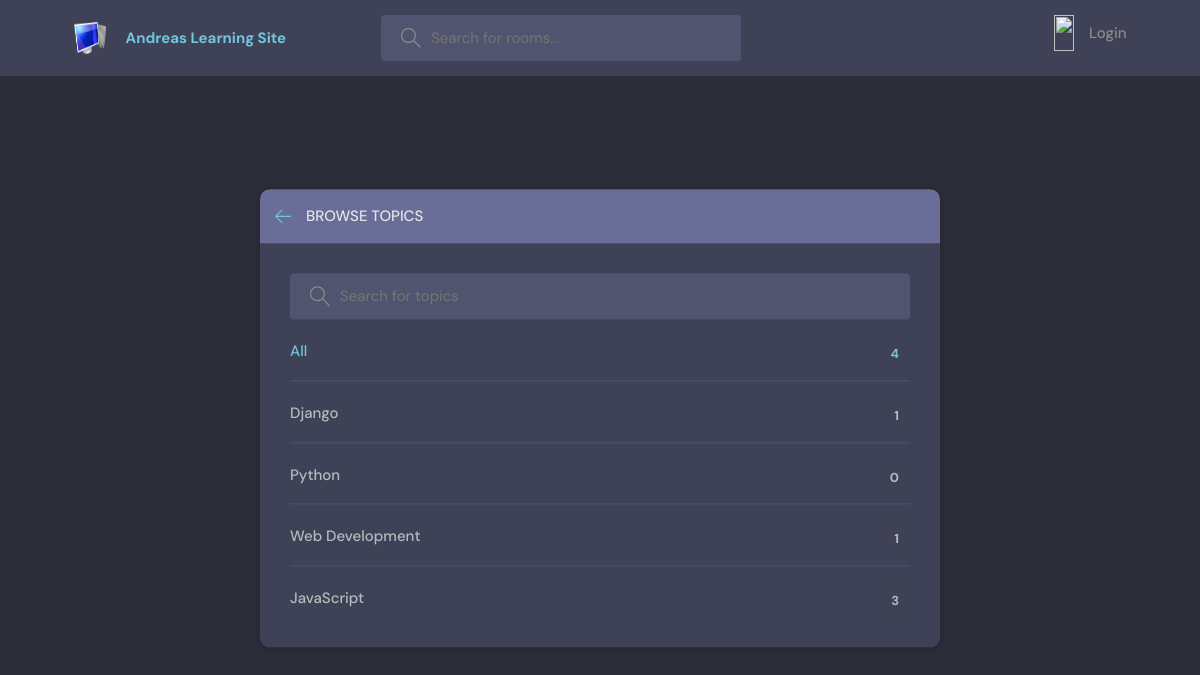
The app's page /topics-page/, older data.
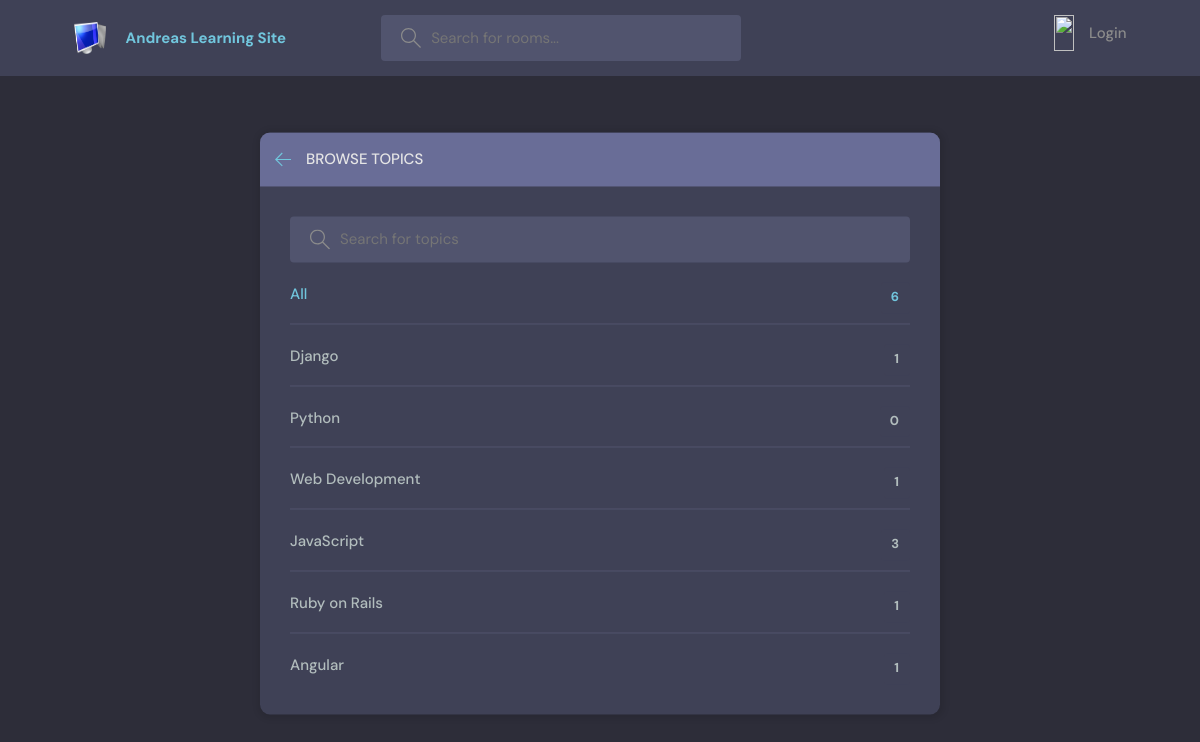
The same page, newer data.
### base/models.py (models this page shows, shortened)
class Topic(models.Model):
    name = models.CharField(max_length =150)

### base/views.py (the view)
# urls.py: path( 'topics-page/', views.topicsPage, name="topics-page"),
def topicsPage(request):
    q = request.GET.get('q') if request.GET.get('q') != None else ''
    topics = Topic.objects.filter(name__icontains=q)
    return render(request,"topic_page.html",{"topics":topics})

### Templates/topic_page.html (shortened to what this page needs)
{% include "main.html" %}
{% block content %}
    <main class="create-room layout">
      <div class="container">
        <div class="layout__box">
          <div class="layout__boxHeader">
            <div class="layout__boxTitle">
              <a href="{% url 'home' %}">
                <svg version="1.1" xmlns="http://www.w3.org/2000/svg" width="32" height="32" viewBox="0 0 32 32">
                  <title>arrow-left</title>
                  <path
                    d="M13.723 2.286l-13.723 13.714 13.719 13.714 1.616-1.611-10.96-10.96h27.625v-2.286h-27.625l10.965-10.965-1.616-1.607z"
                  ></path>
                </svg>
              </a>
              <h3>Browse Topics</h3>
            </div>
          </div>
          <div class="topics-page layout__body">
            <form action="" method="get" class="header__search">
              <label>
                <input name="q" placeholder="Search for topics" />
              </label>
            </form>
            <ul class="topics__list">
              <li>
                <a href="{% url 'topics-page'%}" class="active">All <span>{{topics.count}}</span></a>
              </li>
              {% for topic in topics%}
              <li>
                <a href="{% url 'home' %}?q={{topic.name}}">{{topic.name}}<span>{{topic.room_set.all.count}}</span></a>
              </li>
              {% endfor %}
            </ul>
          </div>
        </div>
      </div>
    </main>
{% endblock %}

Row changes from the older to the newer data that the page shows:
added Topic: name "Ruby on Rails", room_set.all.count "1"
added Topic: name "Angular", room_set.all.count "1"
Text that changed along with them:
{{ topics.count }}: "4" → "6"
